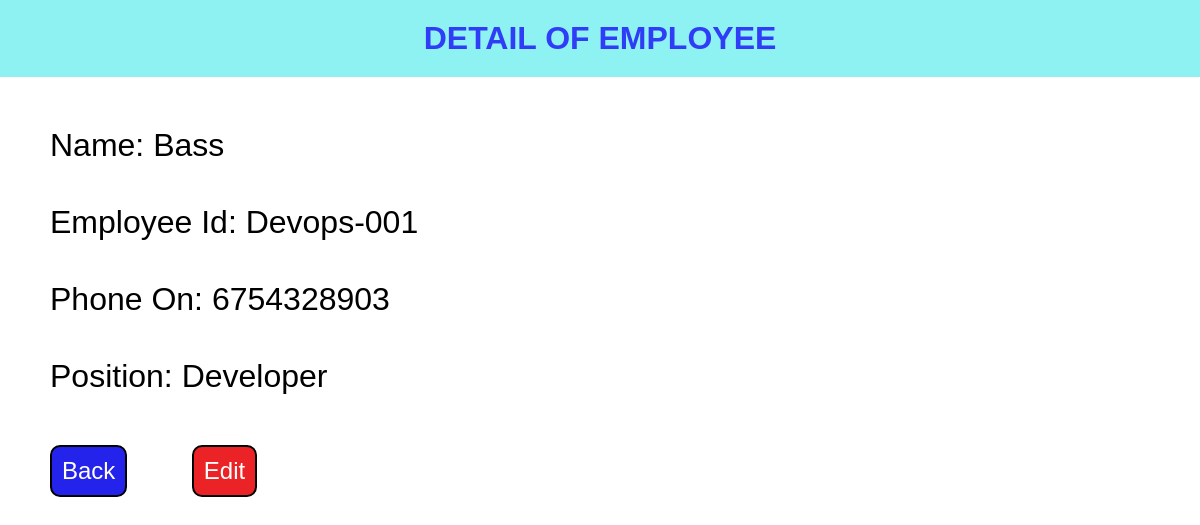
Screenshot of /list-of-employee/detail/2/ with the database file from the repository.
### employee/models.py (models this page shows, shortened)
class EmployeeDetails(models.Model):
    fullname = models.CharField(max_length=30)
    emp_no = models.CharField(max_length=10)
    phone = models.IntegerField()
    position = models.CharField(max_length=30, choices=POSITION_CHOICES)

### employee/views.py (the view)
# urls.py: path('list-of-employee/detail/<int:id>/', views.detail_of_employee, name='detail_of_employee'),
def detail_of_employee(request,id):
    single_record = EmployeeDetails.objects.get(id = id)
    return render(request, 'employee_detail.html', {'single_record':single_record})

### employee/templates/employee_detail.html (shortened to what this page needs)
{% extends 'base.html' %}
{% block content %}
<div class="employee_detail">
    <h1>Detail of Employee</h1>
    <div>
        <p>Name: {{single_record.fullname}}</p>
        <p>Employee Id: {{single_record.emp_no}}</p>
        <p>Phone on: {{single_record.phone}}</p>
        <p>position: {{single_record.position}}</p>
    </div>
    <div>
        <a href="{% url 'list_of_employee'%}">Back</a>
        <a href="{% url 'update_data' single_record.id %}">Edit</a>
    </div>
</div>
{% endblock %}

### employee/static/style.css (style rules this page uses)
* { padding: 0; margin: 0; box-sizing: border-box; font-family: Arial, Helvetica, sans-serif; }
.employee_detail { height: 100vh; }
.employee_detail h1 { text-align: center; background-color: rgb(143, 242, 242); text-transform: uppercase; color: rgb(48, 61, 246); padding: 20px 0; }
.employee_detail div { margin: 30px; }
.employee_detail div p { padding: 20px; font-size: 2em; text-transform: capitalize; }
.employee_detail div a { display: inline-block; text-decoration: none; font-size: 1.5em; padding: 10px; border: 2px solid black; margin: 0 40px 0 20px; border-radius: 10px; }
.employee_detail a:first-child { background-color: rgb(35, 35, 235); color: white; }
.employee_detail div a:last-child { background-color: rgb(235, 35, 38); color: white; }

### rows the page displays
EmployeeDetails: fullname "Bass", emp_no "Devops-001", phone "6754328903", position "Developer"
